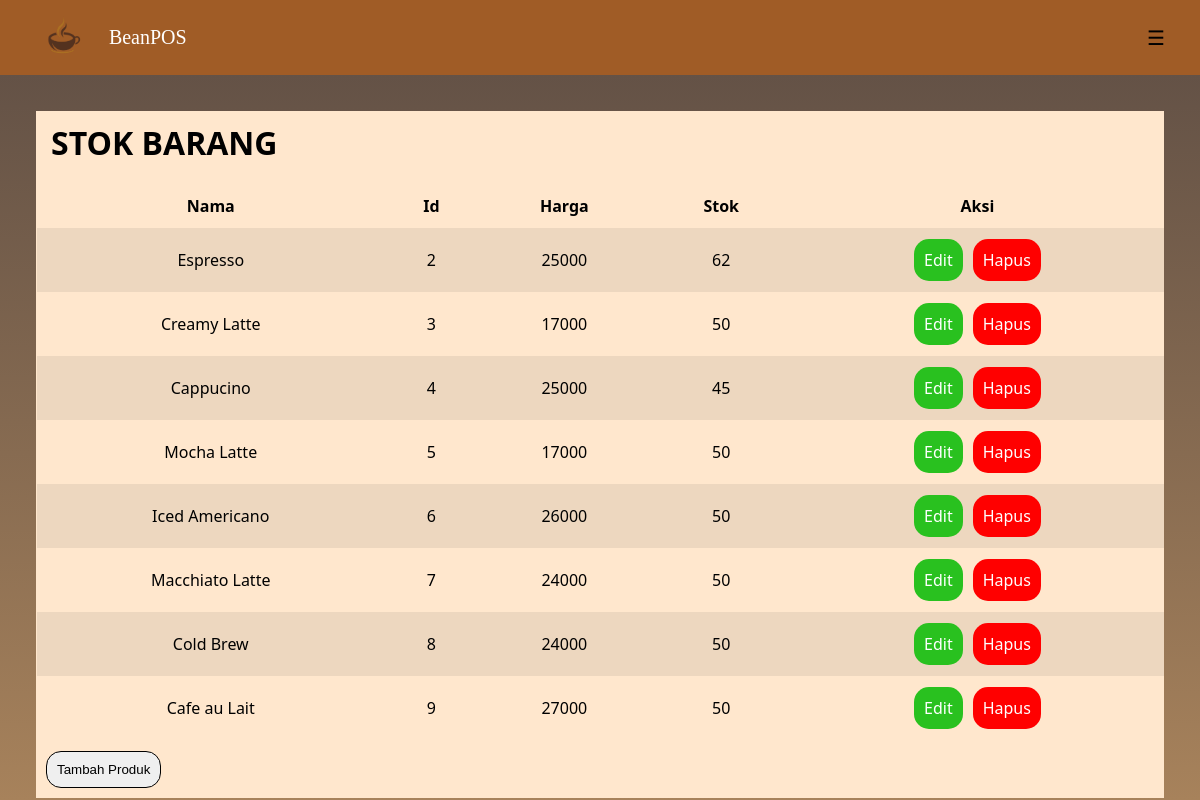
The app's page /stok.php with its own data.
### tables this page shows
CREATE TABLE `tb_produk` (
  `gambar` varchar(50) NOT NULL,
  `id_produk` int(10) NOT NULL,
  `nama_produk` varchar(25) NOT NULL,
  `harga_produk` int(10) NOT NULL,
  `stok_produk` int(10) NOT NULL
);

### stok.php (the view, shortened to what this page needs)
<?php
    include 'koneksi.php';
    $query = 'SELECT * FROM tb_produk';
    $result = mysqli_query($db, $query);
?>
<!DOCTYPE html>
<html lang="en">
<head>
</head>
<body>
    <div class="nav">
        <div class="logo">
            <a href="menu.php">
                <img src="./Images/logo.png" alt="logo">
            </a>
            <a href="menu.php">BeanPOS</a>
        </div>
        <button class="openbtn" onclick="openNav()">&#9776;</button>
    </div>
    <div class="content">
        <h1>STOK BARANG</h1>
        <table style="width: 100%;">
            <tr>
                <th>Nama</th>
                <th>Id</th>
                <th>Harga</th>
                <th>Stok</th>
                <th>Aksi</th>
            </tr>
            <?php while($row = mysqli_fetch_array($result)){ ?>
            <tr>
                <td><?php echo $row['nama_produk']; ?></td>
                <td><?php echo $row['id_produk']; ?></td>
                <td><?php echo $row['harga_produk']; ?></td>
                <td><?php echo $row['stok_produk']; ?></td>
                <td class="aksi"><a href="kelola_stok.php?ubah=<?php echo $row['id_produk']?>" class="edit">Edit</a><a href="proses_stok.php?hapus=<?php echo $row['id_produk']?>" onclick="return confirm('Yakin ingin hapus produk ini?');" class="hapus">Hapus</a></td>
            </tr>
            <?php }?>
        </table>
        <div class="tambah">
            <a href="kelola_stok.php">
                <input type="button" value="Tambah Produk">
            </a>
        </div>
    </div>
</body>
</html>

### stok.php (style rules this page uses)
* { margin: 0; padding: 0; }
body { font-family: 'Segoe UI', sans-serif; background: linear-gradient(to bottom, #5d4d44, #a7825b); margin: 0; min-height: 100vh; }
.nav { background-color: #a05c26; padding: 10px 20px; display: flex; align-items: center; justify-content: space-between; }
.logo { display: flex; justify-content: center; align-items: center; }
.logo a { color: #fff; font-family: Georgia, serif; font-size: 20px; text-decoration: none; }
a img { height: 50px; width: 100%; }
.openbtn { font-size: 20px; cursor: pointer; background-color: transparent; color: black; padding: 10px 15px; border: none; }
.content { display: flex; flex-direction: column; justify-content: center; margin: 3%; background-color: #ffe7cd; }
.content h1 { padding: 10px; padding-left: 15px; }
table, th, td { border: solid 1px transparent; border-collapse: collapse; padding: 10px; text-align: center; }
table { margin-top: 10px; }
tr:nth-child(even) { background-color: #edd7bf; }
.aksi { display: flex; justify-content: center; gap: 10px; }
.aksi a { text-decoration: none; color: white; }
.edit { background-color:rgb(41, 193, 31); padding: 10px; border-radius: 15px; }
.hapus { background-color: rgb(255, 0, 0); padding: 10px; border-radius: 15px; }
input[type="button"] { padding: 10px; border-radius: 15px; border: solid 1px black; }
.tambah { padding: 10px; }

### records on screen
tb_produk: nama_produk "Espresso", id_produk "2", harga_produk "25000", stok_produk "62"
tb_produk: nama_produk "Creamy Latte", id_produk "3", harga_produk "17000", stok_produk "50"
tb_produk: nama_produk "Cappucino", id_produk "4", harga_produk "25000", stok_produk "45"
tb_produk: nama_produk "Mocha Latte", id_produk "5", harga_produk "17000", stok_produk "50"
tb_produk: nama_produk "Iced Americano", id_produk "6", harga_produk "26000", stok_produk "50"
tb_produk: nama_produk "Macchiato Latte", id_produk "7", harga_produk "24000", stok_produk "50"
tb_produk: nama_produk "Cold Brew", id_produk "8", harga_produk "24000", stok_produk "50"
tb_produk: nama_produk "Cafe au Lait", id_produk "9", harga_produk "27000", stok_produk "50"
